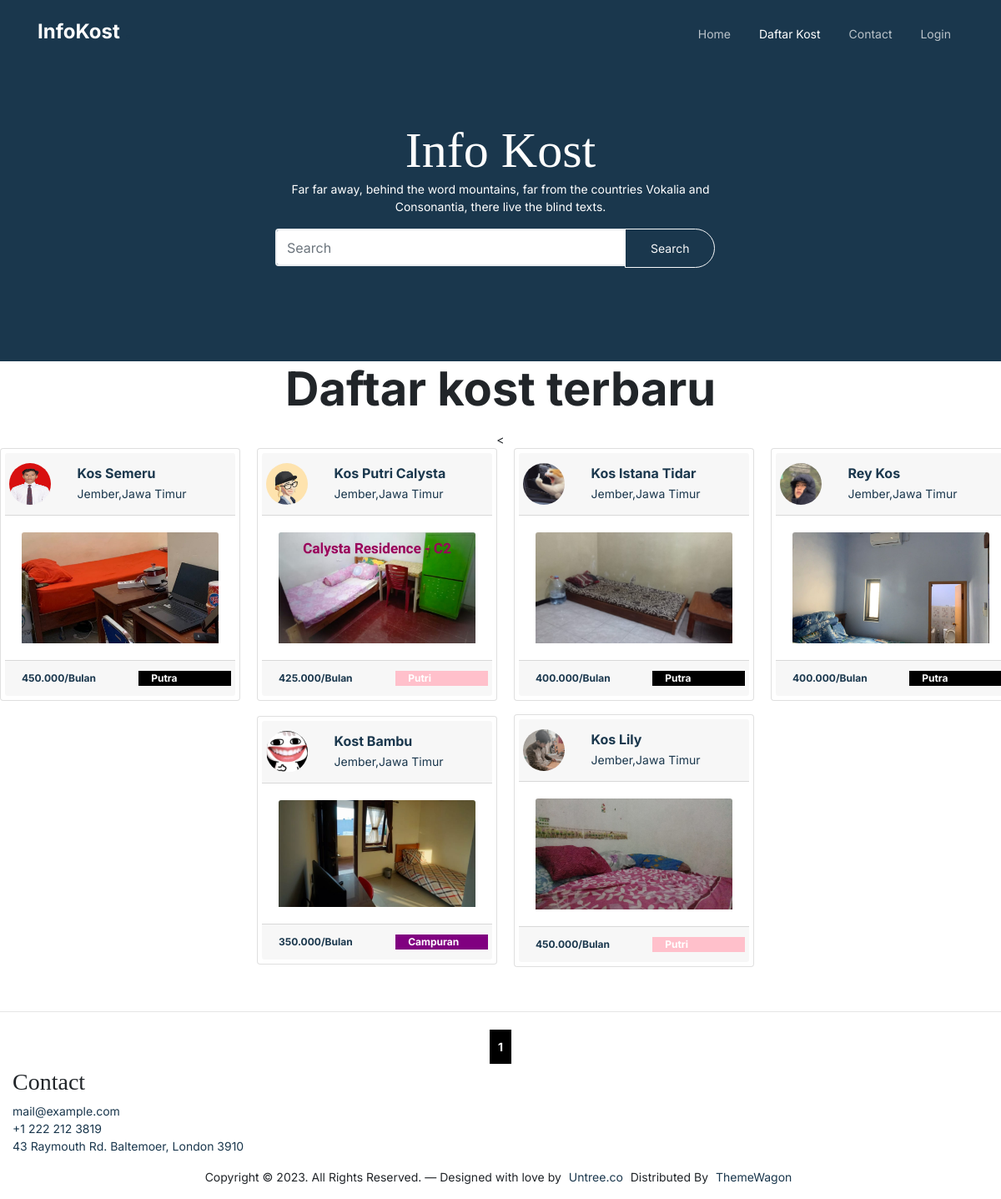
/daftarkos.php, run on the app's committed database.
### tables this page shows
CREATE TABLE `kost` (
  `id_kost` int(11) NOT NULL,
  `nama_kost` varchar(255) NOT NULL,
  `tipe_kost` varchar(255) NOT NULL,
  `jenis_kost` varchar(255) NOT NULL,
  `jumlah_kamar` int(11) NOT NULL,
  `tanggal_tagih` date NOT NULL,
  `nama_pemilik` text NOT NULL,
  `nama_bank` text NOT NULL,
  `no_rekening` int(11) NOT NULL,
  `foto_bangunan_utama` varchar(255) NOT NULL,
  `foto_kamar` varchar(255) NOT NULL,
  `foto_kamar_mandi` varchar(255) NOT NULL,
  `foto_interior` varchar(255) NOT NULL,
  `provinsi` varchar(25) NOT NULL,
  `kota` varchar(25) NOT NULL,
  `kecamatan` varchar(25) NOT NULL,
  `kelurahan` varchar(25) NOT NULL,
  `alamat` varchar(255) NOT NULL,
  `harga_sewa` int(11) NOT NULL,
  `kontak` varchar(255) NOT NULL,
  `deskripsi` text NOT NULL,
  `id_pemilik` int(11) NOT NULL,
  `fasilitas_kost` text NOT NULL
);

CREATE TABLE `user` (
  `id` int(11) NOT NULL,
  `nama_lengkap` varchar(255) NOT NULL,
  `email` varchar(255) NOT NULL,
  `username` varchar(255) NOT NULL,
  `password` varchar(255) NOT NULL,
  `no_hp` varchar(255) NOT NULL,
  `foto_ktp` varchar(255) NOT NULL,
  `foto_profil` text NOT NULL,
  `roles` int(11) NOT NULL,
  `id_kost_saya` int(11) NOT NULL
);

### daftarkos.php (the view, shortened to what this page needs)
<?php
require('koneksi.php');
$jumlah_data_perhalaman = 8;
$jumlah_data = mysqli_num_rows(mysqli_query($koneksi, "SELECT * FROM kost JOIN user ON kost.id_pemilik = user.id"));
$jumlah_halaman = ceil($jumlah_data / $jumlah_data_perhalaman);
if (isset($_GET['halaman'])) {
  $halaman_aktif = $_GET['halaman'];
} else {
  $halaman_aktif = 1;
}
$awalData = ($jumlah_data_perhalaman * $halaman_aktif) - $jumlah_data_perhalaman;
$search_query = isset($_GET['query']) ? mysqli_real_escape_string($koneksi, $_GET['query']) : '';
$query = "SELECT * FROM kost INNER JOIN user ON kost.id_pemilik = user.id WHERE nama_kost LIKE '%$search_query%' OR alamat LIKE '%$search_query%' LIMIT $awalData, $jumlah_data_perhalaman";
$data = mysqli_query($koneksi, $query);
function minfas($idkost, $tipe_kost)
{
  global $koneksi;
  $cost = mysqli_query($koneksi, "SELECT min(biaya_fasilitas) FROM kamar WHERE id_kost=$idkost");
  $p = mysqli_fetch_array($cost);
  if ($tipe_kost == "Bulan") {
    return $p['min(biaya_fasilitas)'];
  } else if ($tipe_kost == "Tahun") {
    return $p['min(biaya_fasilitas)'] * 12;
  }
}
?>
<!doctype html>
<html lang="en">
<head>
  <link rel="stylesheet" href="css/bootstrap.min.css">
  <link rel="stylesheet" href="css/owl.carousel.min.css">
  <link rel="stylesheet" href="css/owl.theme.default.min.css">
  <link rel="stylesheet" href="css/jquery.fancybox.min.css">
  <link rel="stylesheet" href="fonts/icomoon/style.css">
  <link rel="stylesheet" href="fonts/flaticon/font/flaticon.css">
  <link rel="stylesheet" href="css/daterangepicker.css">
  <link rel="stylesheet" href="css/aos.css">
  <link rel="stylesheet" href="css/style.css">
</head>
<body>
  <nav class="site-nav">
    <div class="container">
      <div class="site-navigation">
        <a href="index.html" class="logo m-0"> InfoKost <span class="text-primary">.</span></a>
        <ul class="js-clone-nav d-none d-lg-inline-block text-left site-menu float-right">
          <li><a href="index2.php">Home</a></li>
          <li class="active"><a href="daftarkos.php">Daftar Kost</a></li>
          <li><a href="contact.php">Contact</a></li>
          <li><a href="login.php">Login</a></li>
        </ul>
      </div>
    </div>
  </nav>
  <div class="hero hero-inner">
    <div class="container">
      <div class="row align-items-center">
        <div class="col-lg-6 mx-auto text-center">
          <div class="intro-wrap">
            <h1 class="mb-0">Info Kost</h1>
            <p class="text-white">Far far away, behind the word mountains, far from the countries Vokalia and
              Consonantia, there live the blind texts. </p>
            <form class="form-inline mt-3" action="daftarkos.php" method="GET">
              <div class="input-group">
                <input class="form-control" type="search" placeholder="Search" aria-label="Search" style="width: 420px;"
                  name="query">
                <div class="input-group-append">
                  <button class="btn btn-outline-light" type="submit">Search</button>
                </div>
              </div>
            </form>
          </div>
        </div>
      </div>
    </div>
  </div>
  <div class="text-center">
    <p class="display-4 font-weight-bold">Daftar kost terbaru</p>
  </div>
  <div class="row">
    < <div class="row kartu">
      <?php while ($d = mysqli_fetch_array($data)): ?>
        <div class="card mx-1 ml-3 mb-3" style="width: 18rem;">
          <a href="kost/tampilan-kost.php?id_kost=<?php echo $d['id_kost'] ?>">
            <div class="card-header">
              <div class="row">
                <div class="col-md-3">
                  <div class="row">
                    <img src="img/profil/<?php echo $d['foto_profil'] ?>"
                      class="thumbnail img-responsive rounded-circle mr-3" height="50px" width="50px" alt="avatar">
                  </div>
                </div>
                <div class="col">
                  <div class="card-text">
                    <h6 class="card-title font-weight-bold mb-1">
                      <?php echo $d['nama_kost'] ?>
                    </h6>
                    <p class="card-text">
                      <?php echo $d['kota'] . ',' . $d['provinsi'] ?>
                    </p>
                  </div>
                </div>
              </div>
            </div>
            <div class="card-body">
              <img height="" class="card-img-top" src="img/foto_kost/kamar/<?php echo $d['foto_kamar'] ?>"
                alt="Card image cap">
            </div>
            <div class="card-footer">
              <div class="row">
                <div class="col-md-7" style="font-size:12px;font-weight:bold">
                  <?php echo number_format($d['harga_sewa'] + minfas($d['id_kost'], $d['tipe_kost']), 0, ',', '.') . '/' . $d['tipe_kost'] ?>
                </div>
                <?php
                if ($d['jenis_kost'] == "Putri") {
                  ?>
                  <div class="col" style="background-color:pink;font-size:12px;font-weight:bold;color:white">
                    <?php echo $d['jenis_kost'] ?>
                  </div>
                  <?php
                } else if ($d['jenis_kost'] == "Putra") {
                  ?>
                    <div class="col" style="background-color:black;font-size:12px;font-weight:bold;color:white">
                    <?php echo $d['jenis_kost'] ?>
                    </div>
                  <?php
                } else if ($d['jenis_kost'] == "Campuran") {
                  ?>
                      <div class="col" style="background-color:purple;font-size:12px;font-weight:bold;color:white">
                    <?php echo $d['jenis_kost'] ?>
                      </div>
                <?php } ?>
              </div>
            </div>
          </a>
        </div>
      <?php endwhile; ?>
  </div>
  </div>
  <br>
  <hr>
  <div class="row">
    <?php for ($i = 1; $i <= $jumlah_halaman; $i++): ?>
      <?php if ($i == $halaman_aktif): ?>
        <a style="font-weight: bold;background-color:black;padding:10px;color:white;" href="?halaman=<?php echo $i ?>">
          <?php echo $i ?>
        </a>
      <?php else: ?>
        <a style="font-weight: bold;background-color:red;padding:10px;color:white" href="?halaman=<?php echo $i ?>">
          <?php echo $i ?>
        </a>
      <?php endif; ?>
    <?php endfor; ?>
  </div>
  <div class="col-md-6 col-lg-4">
    <div class="widget">
      <h3 class="heading">Contact</h3>
      <ul class="list-unstyled quick-info links">
        <li class="email"><a href="#">mail@example.com</a></li>
        <li class="phone"><a href="#">+1 222 212 3819</a></li>
        <li class="address"><a href="#">43 Raymouth Rd. Baltemoer, London 3910</a></li>
      </ul>
    </div>
  </div>
  <div class="inner dark">
    <div class="container">
      <div class="row text-center">
        <div class="col-md-8 mb-3 mb-md-0 mx-auto">
          <p>Copyright &copy;
            <script>document.write(new Date().getFullYear());</script>. All Rights Reserved. &mdash; Designed with love
            by <a href="https://untree.co" class="link-highlight">Untree.co</a>
            Distributed By <a href="https://themewagon.com"
              target="_blank">ThemeWagon</a>
          </p>
        </div>
      </div>
    </div>
  </div>
</body>
</html>

### css/style.css (style rules this page uses)
body { font-family: "Inter", sans-serif; line-height: 1.5; background: #ffffff; overflow-x: hidden; font-size: 14px; }
body:before { content: ""; position: fixed; top: 0; left: 0; z-index: 99; right: 0; bottom: 0; background: rgba(0, 0, 0, 0.2); opacity: 0; visibility: hidden; -webkit-transition: .3s all ease; -o-transition: .3s all ease; transition: .3s all ease; }
a { color: #1A374D; -webkit-transition: .3s all ease; -o-transition: .3s all ease; transition: .3s all ease; }
.text-primary { color: #1A374D !important; }
h1, .h1, h2, .h2, h3, .h3, h4, .h4 { font-family: "Source Serif Pro", serif; }
.btn { padding-top: 12px; padding-bottom: 12px; padding-left: 30px; padding-right: 30px; border-radius: 30px; font-size: 14px; }
.form-control, .custom-select { border: 2px solid #e9ecef; font-size: 16px; height: 45px; }
.logo { font-size: 24px; color: #ffffff; font-weight: 700; }
.site-nav { position: absolute; top: 0; z-index: 9; width: 100%; }
.site-nav { padding-top: 20px; padding-bottom: 20px; }
.site-nav .site-navigation .site-menu { margin-bottom: 0; }
.site-nav .site-navigation .site-menu>li { display: inline-block; }
.site-nav .site-navigation .site-menu>li>a { font-size: 14px; padding: 10px 15px; display: inline-block; text-decoration: none !important; color: rgba(255, 255, 255, 0.7); }
.site-nav .site-navigation .site-menu>li.active>a { color: #ffffff; }
.site-mobile-menu .site-nav-wrap { padding: 0; margin: 0; list-style: none; position: relative; }
.site-mobile-menu .site-nav-wrap a { padding: 5px 20px; display: block; position: relative; color: #000000; }
.site-mobile-menu .site-nav-wrap li { position: relative; display: block; }
.site-mobile-menu .site-nav-wrap li.active>a { color: #1A374D; }
.site-mobile-menu .site-nav-wrap>li { display: block; position: relative; float: left; width: 100%; }
.site-mobile-menu .site-nav-wrap>li>a { padding-left: 20px; font-size: 14px; }
.hero { padding: 7rem 0 10rem 0; background: #1A374D; margin-bottom: 100px; }
.hero.hero-inner { padding: 9rem 0 7rem 0; margin-bottom: auto; background: #1A374D; }
.hero h1 { color: #ffffff; font-size: 60px; }
.hero .intro-wrap { position: relative; z-index: 1; }

### daftarkos.php (style rules this page uses)
.row { display: flex; justify-content: center; align-items: center; flex-wrap: wrap; }

### data on the page
kost: id_pemilik.foto_profil (picture), nama_kost "Kos Semeru", kota "Jember", provinsi "Jawa Timur", foto_kamar (picture), tipe_kost "450.000", tipe_kost "Bulan", jenis_kost "Putra"
kost: id_pemilik.foto_profil (picture), nama_kost "Kos Putri Calysta", kota "Jember", provinsi "Jawa Timur", foto_kamar (picture), tipe_kost "425.000", tipe_kost "Bulan", jenis_kost "Putri"
kost: id_pemilik.foto_profil (picture), nama_kost "Kos Istana Tidar", kota "Jember", provinsi "Jawa Timur", foto_kamar (picture), tipe_kost "400.000", tipe_kost "Bulan", jenis_kost "Putra"
kost: id_pemilik.foto_profil (picture), nama_kost "Rey Kos", kota "Jember", provinsi "Jawa Timur", foto_kamar (picture), tipe_kost "400.000", tipe_kost "Bulan", jenis_kost "Putra"
kost: id_pemilik.foto_profil (picture), nama_kost "Kost Bambu", kota "Jember", provinsi "Jawa Timur", foto_kamar (picture), tipe_kost "350.000", tipe_kost "Bulan", jenis_kost "Campuran"
kost: id_pemilik.foto_profil (picture), nama_kost "Kos Lily", kota "Jember", provinsi "Jawa Timur", foto_kamar (picture), tipe_kost "450.000", tipe_kost "Bulan", jenis_kost "Putri"
